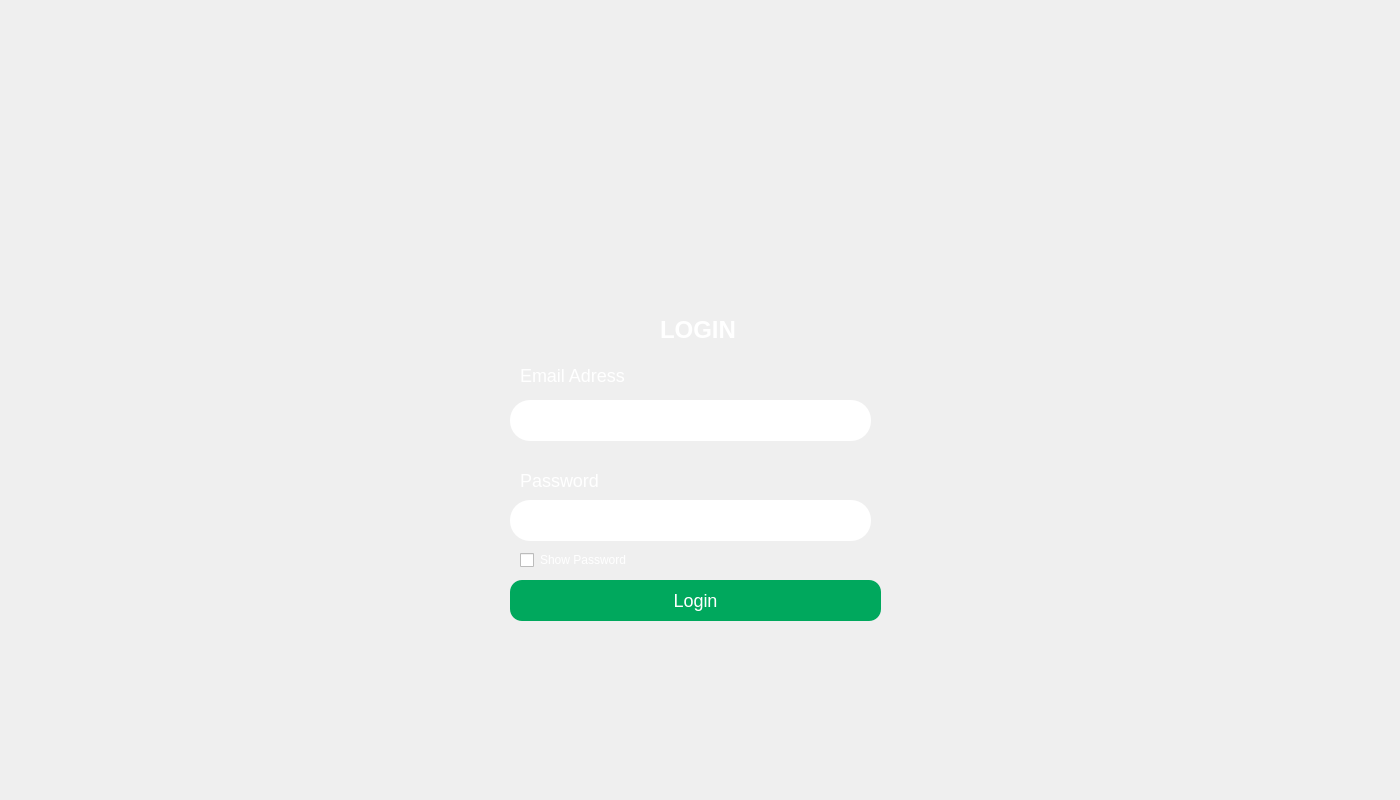
<?xml version="1.0" encoding="UTF-8"?>
<ui version="4.0">
 <class>MainWindow</class>
 <widget class="QMainWindow" name="MainWindow">
  <property name="enabled">
   <bool>true</bool>
  </property>
  <property name="geometry">
   <rect>
    <x>0</x>
    <y>0</y>
    <width>1400</width>
    <height>800</height>
   </rect>
  </property>
  <property name="minimumSize">
   <size>
    <width>1400</width>
    <height>800</height>
   </size>
  </property>
  <property name="maximumSize">
   <size>
    <width>1400</width>
    <height>800</height>
   </size>
  </property>
  <property name="font">
   <font>
    <family>Sans Serif Collection</family>
   </font>
  </property>
  <property name="windowTitle">
   <string>Login</string>
  </property>
  <property name="iconSize">
   <size>
    <width>40</width>
    <height>40</height>
   </size>
  </property>
  <property name="documentMode">
   <bool>false</bool>
  </property>
  <widget class="QWidget" name="centralwidget">
   <widget class="QWidget" name="widget" native="true">
    <property name="geometry">
     <rect>
      <x>0</x>
      <y>0</y>
      <width>1400</width>
      <height>800</height>
     </rect>
    </property>
    <property name="minimumSize">
     <size>
      <width>1400</width>
      <height>800</height>
     </size>
    </property>
    <property name="maximumSize">
     <size>
      <width>1400</width>
      <height>800</height>
     </size>
    </property>
    <property name="styleSheet">
     <string notr="true">

QWidget#widget{

background: url(:/img/bg.jpg);

}

*{
	font-family:arial
}
</string>
    </property>
    <widget class="QWidget" name="widget_2" native="true">
     <property name="geometry">
      <rect>
       <x>470</x>
       <y>180</y>
       <width>451</width>
       <height>501</height>
      </rect>
     </property>
     <property name="styleSheet">
      <string notr="true">border-radius: 20px;
background-color: rgba(0, 0, 0, 0.6078431373);
</string>
     </property>
     <widget class="QLabel" name="lbl_informacao">
      <property name="geometry">
       <rect>
        <x>190</x>
        <y>120</y>
        <width>111</width>
        <height>61</height>
       </rect>
      </property>
      <property name="autoFillBackground">
       <bool>false</bool>
      </property>
      <property name="styleSheet">
       <string notr="true">color: white;
font-weight: bolder;
background:none;
font-size:22px;</string>
      </property>
      <property name="text">
       <string>&lt;html&gt;&lt;head/&gt;&lt;body&gt;&lt;p&gt;&lt;span style=&quot; font-size:18pt; font-weight:600;&quot;&gt;LOGIN &lt;/span&gt;&lt;/p&gt;&lt;/body&gt;&lt;/html&gt;</string>
      </property>
      <property name="scaledContents">
       <bool>false</bool>
      </property>
      <property name="wordWrap">
       <bool>false</bool>
      </property>
      <property name="openExternalLinks">
       <bool>false</bool>
      </property>
      <property name="textInteractionFlags">
       <set>Qt::LinksAccessibleByMouse</set>
      </property>
     </widget>
     <widget class="QLabel" name="lbl_email">
      <property name="geometry">
       <rect>
        <x>50</x>
        <y>180</y>
        <width>121</width>
        <height>31</height>
       </rect>
      </property>
      <property name="autoFillBackground">
       <bool>false</bool>
      </property>
      <property name="styleSheet">
       <string notr="true">background:none;
color: white;
font-weight: bolder;
font-size:18px
</string>
      </property>
      <property name="text">
       <string>&lt;html&gt;&lt;head/&gt;&lt;body&gt;&lt;p&gt;Email Adress&lt;/p&gt;&lt;/body&gt;&lt;/html&gt;</string>
      </property>
      <property name="scaledContents">
       <bool>false</bool>
      </property>
      <property name="wordWrap">
       <bool>false</bool>
      </property>
      <property name="openExternalLinks">
       <bool>false</bool>
      </property>
      <property name="textInteractionFlags">
       <set>Qt::LinksAccessibleByMouse</set>
      </property>
     </widget>
     <widget class="QLabel" name="lbl_password">
      <property name="geometry">
       <rect>
        <x>50</x>
        <y>280</y>
        <width>81</width>
        <height>41</height>
       </rect>
      </property>
      <property name="autoFillBackground">
       <bool>false</bool>
      </property>
      <property name="styleSheet">
       <string notr="true">background-color: none;
color: white;
font-weight: bolder;
font-size:18px</string>
      </property>
      <property name="text">
       <string>&lt;html&gt;&lt;head/&gt;&lt;body&gt;&lt;p&gt;Password&lt;/p&gt;&lt;/body&gt;&lt;/html&gt;</string>
      </property>
      <property name="scaledContents">
       <bool>false</bool>
      </property>
      <property name="wordWrap">
       <bool>false</bool>
      </property>
      <property name="openExternalLinks">
       <bool>false</bool>
      </property>
      <property name="textInteractionFlags">
       <set>Qt::LinksAccessibleByMouse</set>
      </property>
     </widget>
     <widget class="QPushButton" name="pushButton">
      <property name="geometry">
       <rect>
        <x>40</x>
        <y>400</y>
        <width>371</width>
        <height>41</height>
       </rect>
      </property>
      <property name="styleSheet">
       <string notr="true">QPushButton#pushButton{
  border-radius: 12px;
  background-color: #00a85d;
  border: none;
  transition: 0.3s;
  color: #fff;
  font-size:18px;
}

QPushButton#pushButton:hover{
border-radius: 12px;
  background-color: #044e42;
  border: none;
  transition: 0.3s;


}</string>
      </property>
      <property name="text">
       <string>Login</string>
      </property>
     </widget>
     <widget class="QLabel" name="label_4">
      <property name="geometry">
       <rect>
        <x>80</x>
        <y>-30</y>
        <width>271</width>
        <height>211</height>
       </rect>
      </property>
      <property name="styleSheet">
       <string notr="true">image: url(:/img/logo_tecsep-1-removebg-preview.png);
background:none;</string>
      </property>
      <property name="text">
       <string/>
      </property>
     </widget>
     <widget class="QLineEdit" name="txt_email">
      <property name="geometry">
       <rect>
        <x>40</x>
        <y>220</y>
        <width>361</width>
        <height>41</height>
       </rect>
      </property>
      <property name="layoutDirection">
       <enum>Qt::LeftToRight</enum>
      </property>
      <property name="styleSheet">
       <string notr="true">background-color: #fff;
font-size:18px;


  </string>
      </property>
      <property name="text">
       <string/>
      </property>
     </widget>
     <widget class="QLineEdit" name="txt_password">
      <property name="geometry">
       <rect>
        <x>40</x>
        <y>320</y>
        <width>361</width>
        <height>41</height>
       </rect>
      </property>
      <property name="styleSheet">
       <string notr="true">background-color: #fff;
</string>
      </property>
     </widget>
     <widget class="QCheckBox" name="checkBox">
      <property name="geometry">
       <rect>
        <x>50</x>
        <y>370</y>
        <width>151</width>
        <height>20</height>
       </rect>
      </property>
      <property name="styleSheet">
       <string notr="true">background:none;
color:white;</string>
      </property>
      <property name="text">
       <string>Show Password</string>
      </property>
     </widget>
     <zorder>label_4</zorder>
     <zorder>lbl_informacao</zorder>
     <zorder>lbl_email</zorder>
     <zorder>lbl_password</zorder>
     <zorder>pushButton</zorder>
     <zorder>txt_email</zorder>
     <zorder>txt_password</zorder>
     <zorder>checkBox</zorder>
    </widget>
   </widget>
  </widget>
  <widget class="QMenuBar" name="menubar">
   <property name="geometry">
    <rect>
     <x>0</x>
     <y>0</y>
     <width>1400</width>
     <height>43</height>
    </rect>
   </property>
  </widget>
 </widget>
 <resources>
  <include location="../SSH/loginU64/res.qrc"/>
 </resources>
 <connections/>
</ui>
